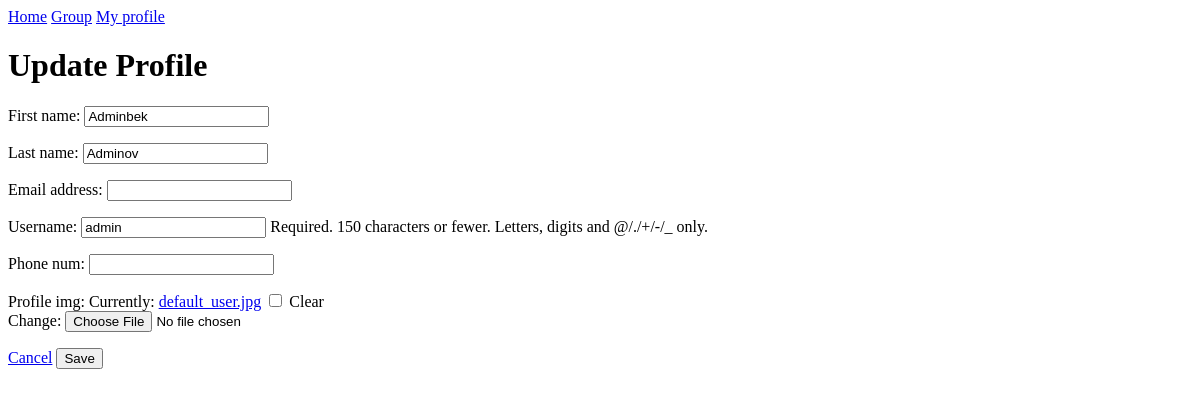
The app's page /update-me (signed in), older data.
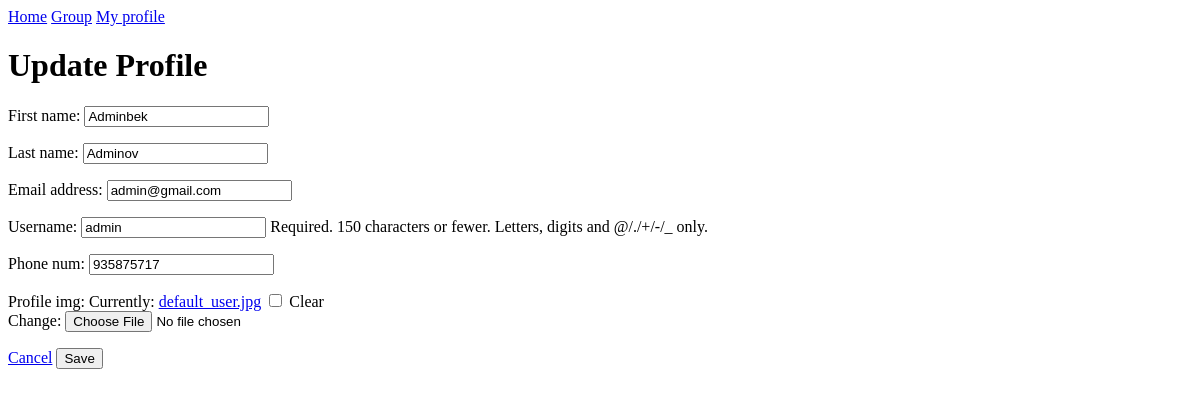
The same page, newer data.
### home/models.py (models this page shows)
class CustomUser(AbstractUser):
    ROLE_CHOICES = (
        ('MANAGER', 'Manager'),
        ('TEACHER', 'Teacher'),
        ('STUDENT', 'Student'),
    )
    role = models.CharField(max_length=10, choices=ROLE_CHOICES, default='STUDENT')
    phone_num = models.CharField(max_length=12, blank=True, null=True)
    profile_img = models.ImageField(upload_to='media/', default='default_user.jpg', blank=True)

### home/views.py (the view, shortened to what this page needs)
# urls.py: path('update-me', UpdateMeView.as_view(), name='update-me'),
class UpdateMeView(LoginRequiredMixin, View):
    def get(self, request):
        form = UpdateMeForm(instance=request.user)
        return render(request, 'utils/update-me.html', {'form': form})

### home/forms.py
class UpdateMeForm(forms.ModelForm):
    class Meta:
        model = CustomUser
        fields = ['first_name', 'last_name', 'email', 'username', 'phone_num', 'profile_img']

### templates/utils/update-me.html (shortened to what this page needs)
{% extends 'mg-base.html' %}
{% block content %}
<h1>Update Profile</h1>
<form method="POST">
    {{form.as_p}}
    <a href="{% url 'my-profile' %}">Cancel</a>
    <button type="submit">Save</button>
</form>
{% endblock %}

Row changes from the older to the newer data that the page shows:
changed CustomUser "Adminbek": email (not shown) → "admin@gmail.com"; phone_num (not shown) → "935875717"
